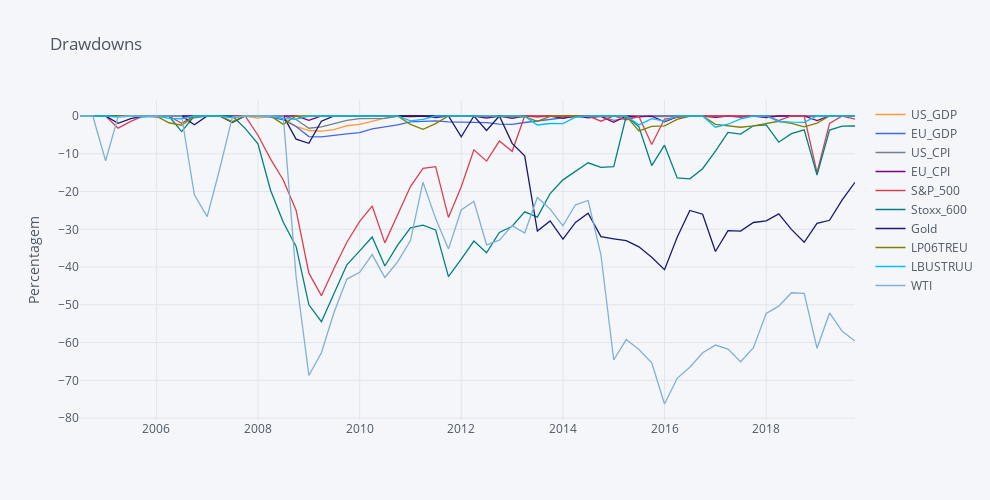

The notebook cell this image was saved under:
### Markdown cell above
**Nota**: Só vai até Out 2019 por causa do EU Real GDP. Não encontro dados melhores. Pordata, eurostat, The World bank etc são só anuais e muitas vezes apenas o crescimento nominal ou o per capita.

### Code cell
DD = pa.compute_drawdowns(fundos)

DD.iplot(dimensions=pa.dimensions, colors=colors, title='Drawdowns', yTitle='Percentagem')
